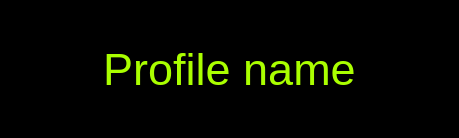
<?xml version="1.0" encoding="UTF-8"?>
<ui version="4.0">
 <class>MainWindow</class>
 <widget class="QMainWindow" name="MainWindow">
  <property name="geometry">
   <rect>
    <x>0</x>
    <y>0</y>
    <width>459</width>
    <height>114</height>
   </rect>
  </property>
  <property name="palette">
   <palette>
    <active>
     <colorrole role="WindowText">
      <brush brushstyle="SolidPattern">
       <color alpha="255">
        <red>255</red>
        <green>255</green>
        <blue>255</blue>
       </color>
      </brush>
     </colorrole>
     <colorrole role="Button">
      <brush brushstyle="SolidPattern">
       <color alpha="255">
        <red>0</red>
        <green>0</green>
        <blue>0</blue>
       </color>
      </brush>
     </colorrole>
     <colorrole role="Light">
      <brush brushstyle="SolidPattern">
       <color alpha="255">
        <red>0</red>
        <green>0</green>
        <blue>0</blue>
       </color>
      </brush>
     </colorrole>
     <colorrole role="Midlight">
      <brush brushstyle="SolidPattern">
       <color alpha="255">
        <red>0</red>
        <green>0</green>
        <blue>0</blue>
       </color>
      </brush>
     </colorrole>
     <colorrole role="Dark">
      <brush brushstyle="SolidPattern">
       <color alpha="255">
        <red>0</red>
        <green>0</green>
        <blue>0</blue>
       </color>
      </brush>
     </colorrole>
     <colorrole role="Mid">
      <brush brushstyle="SolidPattern">
       <color alpha="255">
        <red>0</red>
        <green>0</green>
        <blue>0</blue>
       </color>
      </brush>
     </colorrole>
     <colorrole role="Text">
      <brush brushstyle="SolidPattern">
       <color alpha="255">
        <red>255</red>
        <green>255</green>
        <blue>255</blue>
       </color>
      </brush>
     </colorrole>
     <colorrole role="BrightText">
      <brush brushstyle="SolidPattern">
       <color alpha="255">
        <red>255</red>
        <green>255</green>
        <blue>255</blue>
       </color>
      </brush>
     </colorrole>
     <colorrole role="ButtonText">
      <brush brushstyle="SolidPattern">
       <color alpha="255">
        <red>255</red>
        <green>255</green>
        <blue>255</blue>
       </color>
      </brush>
     </colorrole>
     <colorrole role="Base">
      <brush brushstyle="SolidPattern">
       <color alpha="255">
        <red>0</red>
        <green>0</green>
        <blue>0</blue>
       </color>
      </brush>
     </colorrole>
     <colorrole role="Window">
      <brush brushstyle="SolidPattern">
       <color alpha="255">
        <red>0</red>
        <green>0</green>
        <blue>0</blue>
       </color>
      </brush>
     </colorrole>
     <colorrole role="Shadow">
      <brush brushstyle="SolidPattern">
       <color alpha="255">
        <red>0</red>
        <green>0</green>
        <blue>0</blue>
       </color>
      </brush>
     </colorrole>
     <colorrole role="AlternateBase">
      <brush brushstyle="SolidPattern">
       <color alpha="255">
        <red>0</red>
        <green>0</green>
        <blue>0</blue>
       </color>
      </brush>
     </colorrole>
     <colorrole role="ToolTipBase">
      <brush brushstyle="SolidPattern">
       <color alpha="255">
        <red>255</red>
        <green>255</green>
        <blue>220</blue>
       </color>
      </brush>
     </colorrole>
     <colorrole role="ToolTipText">
      <brush brushstyle="SolidPattern">
       <color alpha="255">
        <red>0</red>
        <green>0</green>
        <blue>0</blue>
       </color>
      </brush>
     </colorrole>
    </active>
    <inactive>
     <colorrole role="WindowText">
      <brush brushstyle="SolidPattern">
       <color alpha="255">
        <red>255</red>
        <green>255</green>
        <blue>255</blue>
       </color>
      </brush>
     </colorrole>
     <colorrole role="Button">
      <brush brushstyle="SolidPattern">
       <color alpha="255">
        <red>0</red>
        <green>0</green>
        <blue>0</blue>
       </color>
      </brush>
     </colorrole>
     <colorrole role="Light">
      <brush brushstyle="SolidPattern">
       <color alpha="255">
        <red>0</red>
        <green>0</green>
        <blue>0</blue>
       </color>
      </brush>
     </colorrole>
     <colorrole role="Midlight">
      <brush brushstyle="SolidPattern">
       <color alpha="255">
        <red>0</red>
        <green>0</green>
        <blue>0</blue>
       </color>
      </brush>
     </colorrole>
     <colorrole role="Dark">
      <brush brushstyle="SolidPattern">
       <color alpha="255">
        <red>0</red>
        <green>0</green>
        <blue>0</blue>
       </color>
      </brush>
     </colorrole>
     <colorrole role="Mid">
      <brush brushstyle="SolidPattern">
       <color alpha="255">
        <red>0</red>
        <green>0</green>
        <blue>0</blue>
       </color>
      </brush>
     </colorrole>
     <colorrole role="Text">
      <brush brushstyle="SolidPattern">
       <color alpha="255">
        <red>255</red>
        <green>255</green>
        <blue>255</blue>
       </color>
      </brush>
     </colorrole>
     <colorrole role="BrightText">
      <brush brushstyle="SolidPattern">
       <color alpha="255">
        <red>255</red>
        <green>255</green>
        <blue>255</blue>
       </color>
      </brush>
     </colorrole>
     <colorrole role="ButtonText">
      <brush brushstyle="SolidPattern">
       <color alpha="255">
        <red>255</red>
        <green>255</green>
        <blue>255</blue>
       </color>
      </brush>
     </colorrole>
     <colorrole role="Base">
      <brush brushstyle="SolidPattern">
       <color alpha="255">
        <red>0</red>
        <green>0</green>
        <blue>0</blue>
       </color>
      </brush>
     </colorrole>
     <colorrole role="Window">
      <brush brushstyle="SolidPattern">
       <color alpha="255">
        <red>0</red>
        <green>0</green>
        <blue>0</blue>
       </color>
      </brush>
     </colorrole>
     <colorrole role="Shadow">
      <brush brushstyle="SolidPattern">
       <color alpha="255">
        <red>0</red>
        <green>0</green>
        <blue>0</blue>
       </color>
      </brush>
     </colorrole>
     <colorrole role="AlternateBase">
      <brush brushstyle="SolidPattern">
       <color alpha="255">
        <red>0</red>
        <green>0</green>
        <blue>0</blue>
       </color>
      </brush>
     </colorrole>
     <colorrole role="ToolTipBase">
      <brush brushstyle="SolidPattern">
       <color alpha="255">
        <red>255</red>
        <green>255</green>
        <blue>220</blue>
       </color>
      </brush>
     </colorrole>
     <colorrole role="ToolTipText">
      <brush brushstyle="SolidPattern">
       <color alpha="255">
        <red>0</red>
        <green>0</green>
        <blue>0</blue>
       </color>
      </brush>
     </colorrole>
    </inactive>
    <disabled>
     <colorrole role="WindowText">
      <brush brushstyle="SolidPattern">
       <color alpha="255">
        <red>0</red>
        <green>0</green>
        <blue>0</blue>
       </color>
      </brush>
     </colorrole>
     <colorrole role="Button">
      <brush brushstyle="SolidPattern">
       <color alpha="255">
        <red>0</red>
        <green>0</green>
        <blue>0</blue>
       </color>
      </brush>
     </colorrole>
     <colorrole role="Light">
      <brush brushstyle="SolidPattern">
       <color alpha="255">
        <red>0</red>
        <green>0</green>
        <blue>0</blue>
       </color>
      </brush>
     </colorrole>
     <colorrole role="Midlight">
      <brush brushstyle="SolidPattern">
       <color alpha="255">
        <red>0</red>
        <green>0</green>
        <blue>0</blue>
       </color>
      </brush>
     </colorrole>
     <colorrole role="Dark">
      <brush brushstyle="SolidPattern">
       <color alpha="255">
        <red>0</red>
        <green>0</green>
        <blue>0</blue>
       </color>
      </brush>
     </colorrole>
     <colorrole role="Mid">
      <brush brushstyle="SolidPattern">
       <color alpha="255">
        <red>0</red>
        <green>0</green>
        <blue>0</blue>
       </color>
      </brush>
     </colorrole>
     <colorrole role="Text">
      <brush brushstyle="SolidPattern">
       <color alpha="255">
        <red>0</red>
        <green>0</green>
        <blue>0</blue>
       </color>
      </brush>
     </colorrole>
     <colorrole role="BrightText">
      <brush brushstyle="SolidPattern">
       <color alpha="255">
        <red>255</red>
        <green>255</green>
        <blue>255</blue>
       </color>
      </brush>
     </colorrole>
     <colorrole role="ButtonText">
      <brush brushstyle="SolidPattern">
       <color alpha="255">
        <red>0</red>
        <green>0</green>
        <blue>0</blue>
       </color>
      </brush>
     </colorrole>
     <colorrole role="Base">
      <brush brushstyle="SolidPattern">
       <color alpha="255">
        <red>0</red>
        <green>0</green>
        <blue>0</blue>
       </color>
      </brush>
     </colorrole>
     <colorrole role="Window">
      <brush brushstyle="SolidPattern">
       <color alpha="255">
        <red>0</red>
        <green>0</green>
        <blue>0</blue>
       </color>
      </brush>
     </colorrole>
     <colorrole role="Shadow">
      <brush brushstyle="SolidPattern">
       <color alpha="255">
        <red>0</red>
        <green>0</green>
        <blue>0</blue>
       </color>
      </brush>
     </colorrole>
     <colorrole role="AlternateBase">
      <brush brushstyle="SolidPattern">
       <color alpha="255">
        <red>0</red>
        <green>0</green>
        <blue>0</blue>
       </color>
      </brush>
     </colorrole>
     <colorrole role="ToolTipBase">
      <brush brushstyle="SolidPattern">
       <color alpha="255">
        <red>255</red>
        <green>255</green>
        <blue>220</blue>
       </color>
      </brush>
     </colorrole>
     <colorrole role="ToolTipText">
      <brush brushstyle="SolidPattern">
       <color alpha="255">
        <red>0</red>
        <green>0</green>
        <blue>0</blue>
       </color>
      </brush>
     </colorrole>
    </disabled>
   </palette>
  </property>
  <property name="windowTitle">
   <string>MainWindow</string>
  </property>
  <widget class="QWidget" name="centralWidget">
   <layout class="QGridLayout" name="gridLayout_2">
    <item row="0" column="0">
     <layout class="QGridLayout" name="gridLayout">
      <item row="0" column="0">
       <layout class="QHBoxLayout" name="horizontalLayout2">
        <property name="sizeConstraint">
         <enum>QLayout::SetMaximumSize</enum>
        </property>
        <item>
         <widget class="QPushButton" name="previousProfile">
          <property name="enabled">
           <bool>false</bool>
          </property>
          <property name="sizePolicy">
           <sizepolicy hsizetype="Ignored" vsizetype="Ignored">
            <horstretch>0</horstretch>
            <verstretch>0</verstretch>
           </sizepolicy>
          </property>
          <property name="minimumSize">
           <size>
            <width>64</width>
            <height>100</height>
           </size>
          </property>
          <property name="maximumSize">
           <size>
            <width>64</width>
            <height>100</height>
           </size>
          </property>
          <property name="text">
           <string/>
          </property>
          <property name="iconSize">
           <size>
            <width>48</width>
            <height>48</height>
           </size>
          </property>
          <property name="flat">
           <bool>true</bool>
          </property>
         </widget>
        </item>
       </layout>
      </item>
      <item row="0" column="2">
       <layout class="QHBoxLayout" name="horizontalLayout1">
        <property name="sizeConstraint">
         <enum>QLayout::SetMaximumSize</enum>
        </property>
        <item>
         <widget class="QPushButton" name="nextProfile">
          <property name="sizePolicy">
           <sizepolicy hsizetype="Ignored" vsizetype="Ignored">
            <horstretch>0</horstretch>
            <verstretch>0</verstretch>
           </sizepolicy>
          </property>
          <property name="minimumSize">
           <size>
            <width>64</width>
            <height>100</height>
           </size>
          </property>
          <property name="maximumSize">
           <size>
            <width>64</width>
            <height>100</height>
           </size>
          </property>
          <property name="text">
           <string/>
          </property>
          <property name="iconSize">
           <size>
            <width>48</width>
            <height>48</height>
           </size>
          </property>
          <property name="flat">
           <bool>true</bool>
          </property>
         </widget>
        </item>
       </layout>
      </item>
      <item row="0" column="1">
       <widget class="QStackedWidget" name="stackedWidget">
        <property name="enabled">
         <bool>true</bool>
        </property>
        <property name="frameShape">
         <enum>QFrame::NoFrame</enum>
        </property>
        <property name="frameShadow">
         <enum>QFrame::Sunken</enum>
        </property>
        <property name="lineWidth">
         <number>1</number>
        </property>
        <property name="currentIndex">
         <number>1</number>
        </property>
        <widget class="QWidget" name="profileDetailedPage">
         <layout class="QGridLayout" name="gridLayout_5">
          <item row="1" column="0">
           <layout class="QGridLayout" name="gridLayout_4">
            <item row="0" column="0">
             <widget class="QLabel" name="lProfileName">
              <property name="sizePolicy">
               <sizepolicy hsizetype="Maximum" vsizetype="Preferred">
                <horstretch>0</horstretch>
                <verstretch>0</verstretch>
               </sizepolicy>
              </property>
              <property name="font">
               <font>
                <weight>75</weight>
                <bold>true</bold>
               </font>
              </property>
              <property name="text">
               <string>Profile name:</string>
              </property>
             </widget>
            </item>
            <item row="1" column="0">
             <widget class="QLabel" name="lProfileVersion">
              <property name="sizePolicy">
               <sizepolicy hsizetype="Maximum" vsizetype="Preferred">
                <horstretch>0</horstretch>
                <verstretch>0</verstretch>
               </sizepolicy>
              </property>
              <property name="font">
               <font>
                <weight>75</weight>
                <bold>true</bold>
               </font>
              </property>
              <property name="text">
               <string>Version:</string>
              </property>
             </widget>
            </item>
            <item row="1" column="1">
             <widget class="QLabel" name="profileVersion">
              <property name="sizePolicy">
               <sizepolicy hsizetype="Minimum" vsizetype="Preferred">
                <horstretch>0</horstretch>
                <verstretch>0</verstretch>
               </sizepolicy>
              </property>
              <property name="font">
               <font>
                <weight>75</weight>
                <bold>true</bold>
               </font>
              </property>
              <property name="text">
               <string>TextLabel</string>
              </property>
             </widget>
            </item>
            <item row="2" column="0">
             <widget class="QLabel" name="lProfilePath">
              <property name="sizePolicy">
               <sizepolicy hsizetype="Maximum" vsizetype="Preferred">
                <horstretch>0</horstretch>
                <verstretch>0</verstretch>
               </sizepolicy>
              </property>
              <property name="font">
               <font>
                <weight>75</weight>
                <bold>true</bold>
               </font>
              </property>
              <property name="text">
               <string>Path:</string>
              </property>
             </widget>
            </item>
            <item row="2" column="1">
             <widget class="QLabel" name="profilePath">
              <property name="sizePolicy">
               <sizepolicy hsizetype="Minimum" vsizetype="Preferred">
                <horstretch>0</horstretch>
                <verstretch>0</verstretch>
               </sizepolicy>
              </property>
              <property name="font">
               <font>
                <weight>75</weight>
                <bold>true</bold>
               </font>
              </property>
              <property name="text">
               <string>TextLabel</string>
              </property>
             </widget>
            </item>
            <item row="3" column="0">
             <widget class="QLabel" name="lProfileAuthor">
              <property name="sizePolicy">
               <sizepolicy hsizetype="Maximum" vsizetype="Preferred">
                <horstretch>0</horstretch>
                <verstretch>0</verstretch>
               </sizepolicy>
              </property>
              <property name="font">
               <font>
                <weight>75</weight>
                <bold>true</bold>
               </font>
              </property>
              <property name="text">
               <string>Author:</string>
              </property>
             </widget>
            </item>
            <item row="3" column="1">
             <widget class="QLabel" name="profileAuthor">
              <property name="sizePolicy">
               <sizepolicy hsizetype="Minimum" vsizetype="Preferred">
                <horstretch>0</horstretch>
                <verstretch>0</verstretch>
               </sizepolicy>
              </property>
              <property name="font">
               <font>
                <weight>75</weight>
                <bold>true</bold>
               </font>
              </property>
              <property name="text">
               <string>TextLabel</string>
              </property>
             </widget>
            </item>
            <item row="4" column="0">
             <widget class="QLabel" name="lProfileEmail">
              <property name="sizePolicy">
               <sizepolicy hsizetype="Maximum" vsizetype="Preferred">
                <horstretch>0</horstretch>
                <verstretch>0</verstretch>
               </sizepolicy>
              </property>
              <property name="font">
               <font>
                <weight>75</weight>
                <bold>true</bold>
               </font>
              </property>
              <property name="text">
               <string>E-mail:</string>
              </property>
             </widget>
            </item>
            <item row="4" column="1">
             <widget class="QLabel" name="profileEmail">
              <property name="sizePolicy">
               <sizepolicy hsizetype="Minimum" vsizetype="Preferred">
                <horstretch>0</horstretch>
                <verstretch>0</verstretch>
               </sizepolicy>
              </property>
              <property name="font">
               <font>
                <weight>75</weight>
                <bold>true</bold>
               </font>
              </property>
              <property name="text">
               <string>TextLabel</string>
              </property>
             </widget>
            </item>
            <item row="0" column="1">
             <widget class="QLabel" name="profileName">
              <property name="sizePolicy">
               <sizepolicy hsizetype="Minimum" vsizetype="Preferred">
                <horstretch>0</horstretch>
                <verstretch>0</verstretch>
               </sizepolicy>
              </property>
              <property name="font">
               <font>
                <weight>75</weight>
                <bold>true</bold>
               </font>
              </property>
              <property name="text">
               <string>TextLabel</string>
              </property>
             </widget>
            </item>
           </layout>
          </item>
          <item row="2" column="0">
           <spacer name="verticalSpacer">
            <property name="orientation">
             <enum>Qt::Vertical</enum>
            </property>
            <property name="sizeHint" stdset="0">
             <size>
              <width>20</width>
              <height>40</height>
             </size>
            </property>
           </spacer>
          </item>
          <item row="0" column="0">
           <spacer name="verticalSpacer_2">
            <property name="orientation">
             <enum>Qt::Vertical</enum>
            </property>
            <property name="sizeHint" stdset="0">
             <size>
              <width>20</width>
              <height>40</height>
             </size>
            </property>
           </spacer>
          </item>
         </layout>
        </widget>
        <widget class="QWidget" name="profileNamePage">
         <layout class="QGridLayout" name="gridLayout_3">
          <item row="0" column="0">
           <widget class="QLabel" name="largeProfileName">
            <property name="palette">
             <palette>
              <active>
               <colorrole role="WindowText">
                <brush brushstyle="SolidPattern">
                 <color alpha="255">
                  <red>170</red>
                  <green>255</green>
                  <blue>0</blue>
                 </color>
                </brush>
               </colorrole>
              </active>
              <inactive>
               <colorrole role="WindowText">
                <brush brushstyle="SolidPattern">
                 <color alpha="255">
                  <red>170</red>
                  <green>255</green>
                  <blue>0</blue>
                 </color>
                </brush>
               </colorrole>
              </inactive>
              <disabled>
               <colorrole role="WindowText">
                <brush brushstyle="SolidPattern">
                 <color alpha="255">
                  <red>0</red>
                  <green>0</green>
                  <blue>0</blue>
                 </color>
                </brush>
               </colorrole>
              </disabled>
             </palette>
            </property>
            <property name="font">
             <font>
              <pointsize>34</pointsize>
             </font>
            </property>
            <property name="text">
             <string>Profile name</string>
            </property>
            <property name="alignment">
             <set>Qt::AlignCenter</set>
            </property>
           </widget>
          </item>
         </layout>
        </widget>
       </widget>
      </item>
     </layout>
    </item>
   </layout>
  </widget>
 </widget>
 <layoutdefault spacing="6" margin="11"/>
 <resources/>
 <connections/>
</ui>
